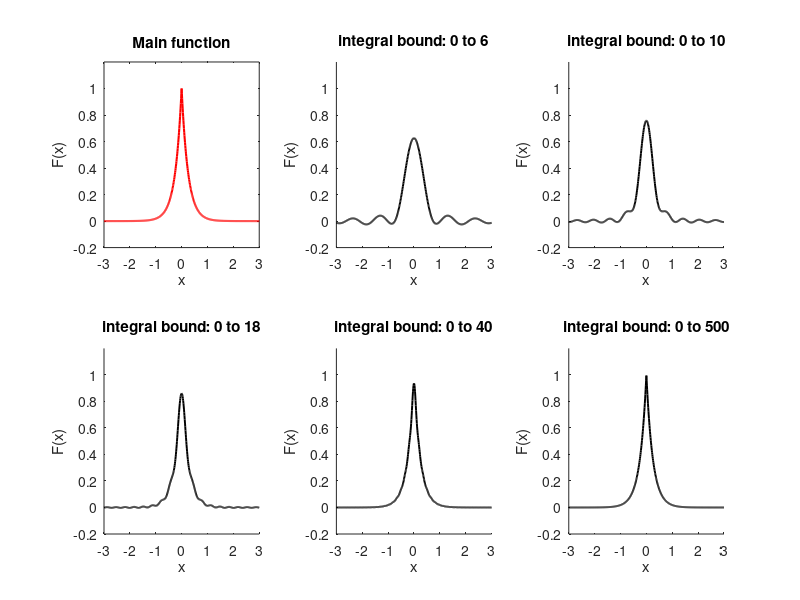
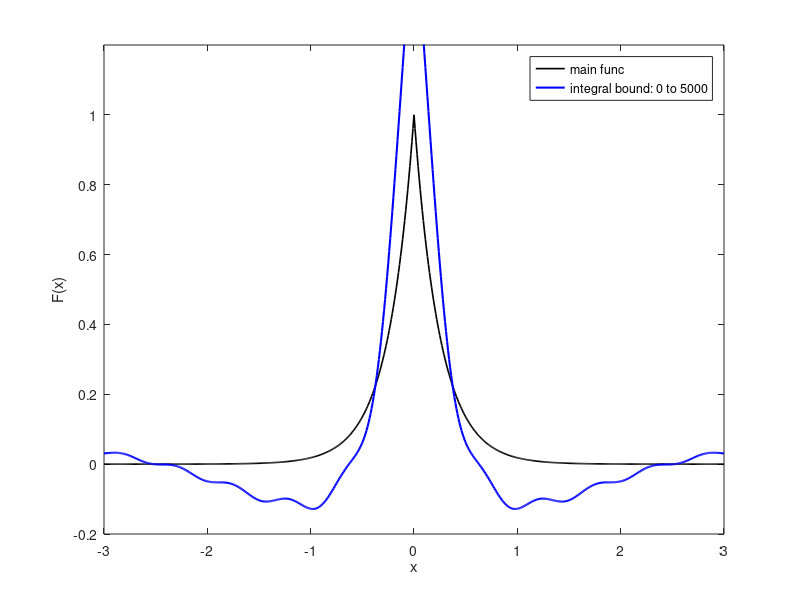

Source code (MATLAB) for these figures, in order:
clc;
clear;
close all;
% By Hamidreza Sanati Ghazani
% Stu_id : 140051411058
% Tel_id : @hamid_sg
% Email  : hamidrezaghazani1382@gmail.com

%%
tic;
x = -3:0.01:3;
k =4;
f = @(w) 2*k/(pi*(w.^2+k^2))*cos(w.*x);
x1 = x; 
y1 = [exp(-4*abs(x1))];

figure(1)
subplot(2,3,1)
plot(x1,y1,'r','linewidth',1.5);
axis([-3,3,-0.2,1.2])
ylabel('F(x)');xlabel('x');
title('Main function')

subplot(2,3,2)
hold on;
f2 = integral(f ,0, 6 ,'arrayvalued',true);
plot(x,f2,'k','linewidth',1.4)
axis([-3,3,-0.2,1.2])
ylabel('F(x)');xlabel('x');
title('integral bound: 0 to 6')

subplot(2,3,3)
hold on;
f2 = integral(f ,0, 10 ,'arrayvalued',true);
plot(x,f2,'k','linewidth',1.4)
axis([-3,3,-0.2,1.2])
ylabel('F(x)');xlabel('x');
title('integral bound: 0 to 10')

subplot(2,3,4)
hold on;
f2 = integral(f ,0, 18 ,'arrayvalued',true);
plot(x,f2,'k','linewidth',1.4)
axis([-3,3,-0.2,1.2])
ylabel('F(x)');xlabel('x');
title('integral bound: 0 to 18')

subplot(2,3,5)
hold on;
f2 = integral(f ,0, 40 ,'arrayvalued',true);
plot(x,f2,'k','linewidth',1.4)
axis([-3,3,-0.2,1.2])
ylabel('F(x)');xlabel('x');
title('integral bound: 0 to 40')

subplot(2,3,6)
hold on;
f2 = integral(f ,0, 500 ,'arrayvalued',true);
plot(x,f2,'k','linewidth',1.4)
axis([-3,3,-0.2,1.2])
ylabel('F(x)');xlabel('x');
title('integral bound: 0 to 500')
%%
figure(2)
plot(x1,y1,'k','linewidth',1.2);
hold on;
f2 = integral(f ,0, 5000 ,'arrayvalued',true);
plot(x,f2,'b','linewidth',1.5)
axis([-3,3,-0.2,1.2])
ylabel('F(x)');xlabel('x');
legend('main func','integral bound: 0 to 5000');
toc;
